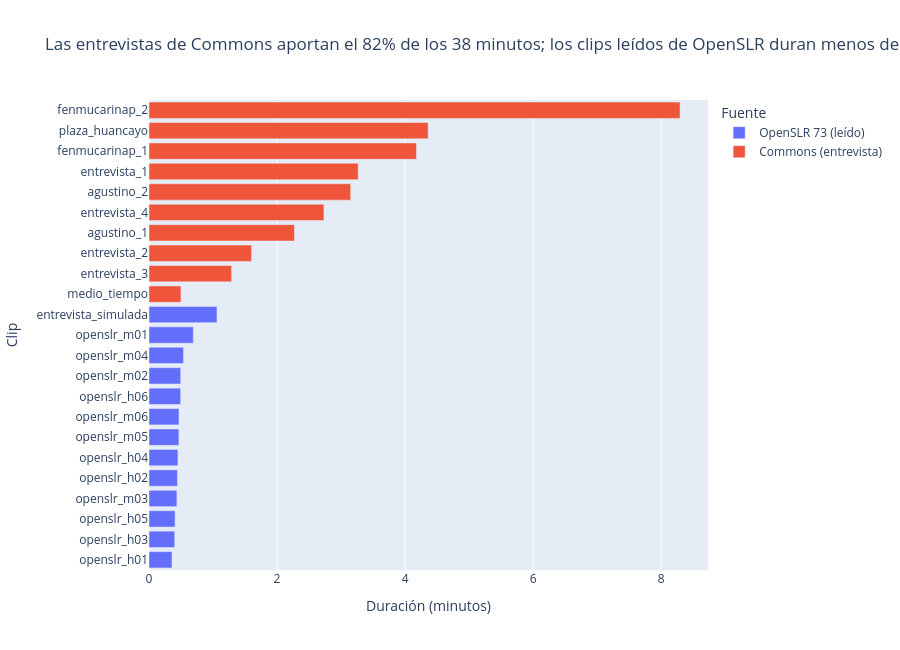

Notebook source saved alongside this figure:
### Code cell
audios_validos = audios[audios["motivo_descarte"].isna()].copy()
audios_validos["fuente"] = audios_validos["fuente_url"].str.contains("openslr").map({True: "OpenSLR 73 (leído)", False: "Commons (entrevista)"})
audios_validos["minutos"] = audios_validos["duracion_seg"] / 60
minutos_por_fuente = audios_validos.groupby("fuente")["minutos"].sum()
titulo = (f"Las entrevistas de Commons aportan el {minutos_por_fuente['Commons (entrevista)'] / minutos_por_fuente.sum():.0%} "
          f"de los {minutos_por_fuente.sum():.0f} minutos; los clips leídos de OpenSLR duran menos de un minuto")
fig = px.bar(audios_validos.sort_values("duracion_seg"), x="minutos", y="id", color="fuente", orientation="h",
             title=titulo,
             labels={"minutos": "Duración (minutos)", "id": "Clip", "fuente": "Fuente"}, height=650)
fig.show()

### Figure 1 — Plotly figure (JSON) as saved in the notebook; plotly's stock layout.template omitted (floating-point values rounded to 4 significant figures)
{"data": [{"hovertemplate": "Fuente=OpenSLR 73 (leído)<br>Duración (minutos)=%{x}<br>Clip=%{y}<extra></extra>", "legendgroup": "OpenSLR 73 (leído)", "marker": {"color": "#636efa", "pattern": {"shape": ""}}, "name": "OpenSLR 73 (leído)", "orientation": "h", "showlegend": true, "textposition": "auto", "type": "bar", "x": [0.359, 0.4017, 0.4073, 0.4358, 0.4443, 0.4515, 0.4672, 0.4685, 0.4942, 0.4955, 0.5397, 0.6918, 1.062], "xaxis": "x", "y": ["openslr_h01", "openslr_h03", "openslr_h05", "openslr_m03", "openslr_h02", "openslr_h04", "openslr_m05", "openslr_m06", "openslr_h06", "openslr_m02", "openslr_m04", "openslr_m01", "entrevista_simulada"], "yaxis": "y"}, {"hovertemplate": "Fuente=Commons (entrevista)<br>Duración (minutos)=%{x}<br>Clip=%{y}<extra></extra>", "legendgroup": "Commons (entrevista)", "marker": {"color": "#EF553B", "pattern": {"shape": ""}}, "name": "Commons (entrevista)", "orientation": "h", "showlegend": true, "textposition": "auto", "type": "bar", "x": [0.4988, 1.291, 1.602, 2.272, 2.732, 3.15, 3.267, 4.177, 4.359, 8.294], "xaxis": "x", "y": ["medio_tiempo", "entrevista_3", "entrevista_2", "agustino_1", "entrevista_4", "agustino_2", "entrevista_1", "fenmucarinap_1", "plaza_huancayo", "fenmucarinap_2"], "yaxis": "y"}], "layout": {"barmode": "relative", "height": 650, "legend": {"title": {"text": "Fuente"}, "tracegroupgap": 0}, "title": {"text": "Las entrevistas de Commons aportan el 82% de los 38 minutos; los clips leídos de OpenSLR duran menos de un minuto"}, "xaxis": {"anchor": "y", "domain": [0.0, 1.0], "title": {"text": "Duración (minutos)"}}, "yaxis": {"anchor": "x", "domain": [0.0, 1.0], "title": {"text": "Clip"}}}}
